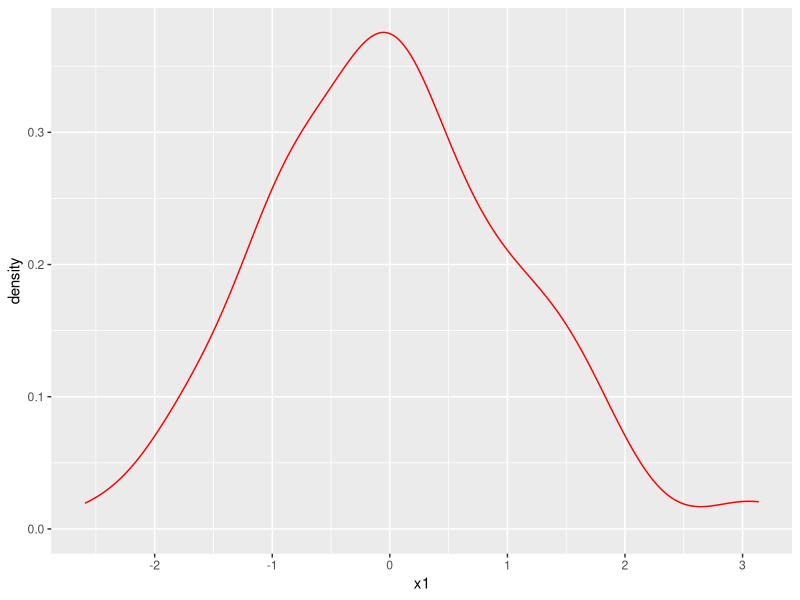
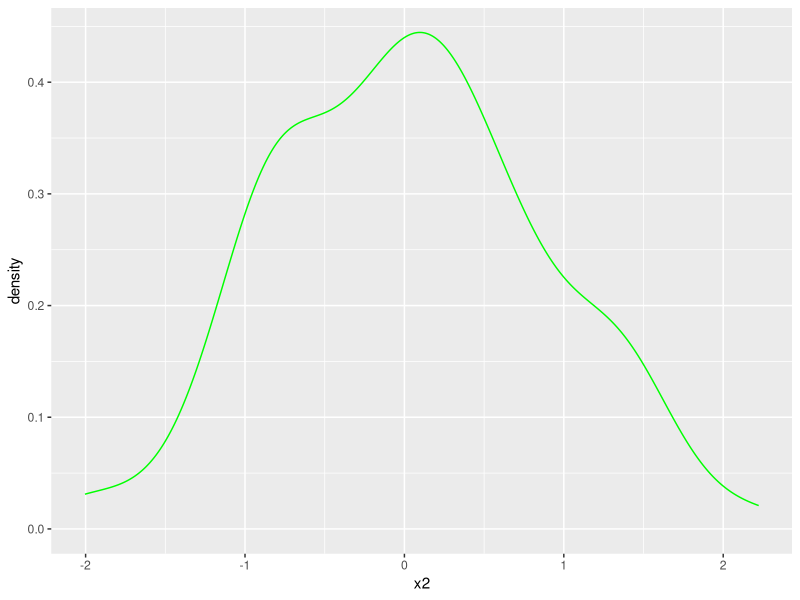
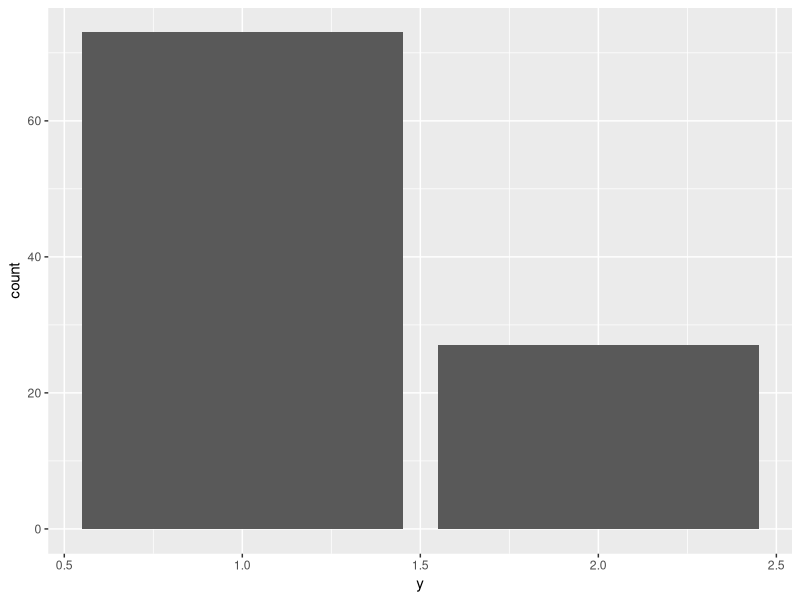

Generate these figures, in order, with R: (Note: this script raises an error after producing the figures.)
## ---- chunk 1
knitr::opts_chunk$set(echo = TRUE)
## ---- chunk 2
# Loading libraries
library(tidyverse)
## ---- chunk 3
num_attrib <- 2
N <- 100

# Seed
set.seed(2017)
x <- matrix(rnorm(N * num_attrib), ncol = num_attrib)
colnames(x) <- c("x1", "x2")

# Set class variable
y <- as.numeric((x[, 1] ^ 2 + x[, 2] ^ 2) > 2.3)
## ---- chunk 4
head(x)
head(y)

#Create data frame
y <- as.factor(y)
data <- as.data.frame(cbind(y, x))
## ---- chunk 5
library(ggplot2)
ggplot(data, aes(x = x1)) +
  geom_density(color = "red")
ggplot(data, aes(x = x2)) +
  geom_density(color = "green")
ggplot(data, aes(x = y)) +
  geom_bar(aes(color = y, fill = y))
## ---- chunk 6
set.seed(2016)

# Without replacement
train <- sample(1:N, 70, FALSE)
## ---- chunk 7
library(e1071)
fit <- naiveBayes(x[train, ], y[train])
## ---- chunk 8
# Probability
predc_probs <- predict(fit, data[train, -1], type = "raw")
head(predc_probs)
## ---- chunk 9
pred <- predict(fit, data[train, -1], type = "class")
head(pred)
## ---- chunk 10
y_train <- y[train]
table(pred, y_train)
## ---- chunk 11
pred_test <- predict(fit, data[-train, -1], type = "class")
y_test <- y[-train]
table(pred_test, y_test)
## ---- chunk 12
data("ionosphere", package = "evclass")
str(ionosphere)
